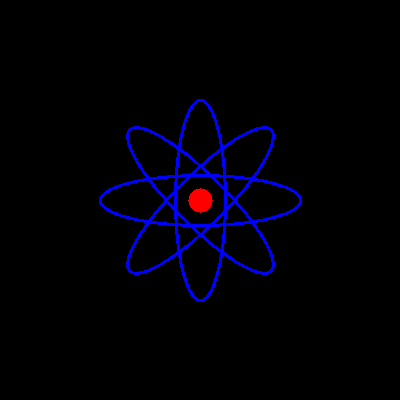
//> input picture 02_imgproc/01_drawing/atom_image_1004.jpg, 400 x 400 px
$ ./discrete_fourier_transform ../../02_imgproc/01_drawing/atom_image_1004.jpg   (built with g++ and OpenCV 4)
//> lines starting //> are read from the running program, lines starting //| are printed output that depends on the picture
#include "opencv2/core.hpp"
#include "opencv2/imgproc.hpp"
#include "opencv2/imgcodecs.hpp"
#include "opencv2/highgui.hpp"

#include <iostream>

using namespace cv;
using namespace std;

static void help(char ** argv)
{
    cout << endl
        <<  "This program demonstrated the use of the discrete Fourier transform (DFT). " << endl
        <<  "The dft of an image is taken and it's power spectrum is displayed."  << endl << endl
        <<  "Usage:"                                                                      << endl
        << argv[0] << " [image_name -- default lena.jpg]" << endl << endl;
}

int main(int argc, char ** argv)
{
    help(argv);

    const char* filename = argc >=2 ? argv[1] : "chessboard.png"; //"lena.jpg";

    Mat I = imread( samples::findFile( filename ), IMREAD_GRAYSCALE);
//> I: 400 rows x 400 cols, CV_8UC1; min 0, max 77, mean 1.1
    if( I.empty()){
        cout << "Error opening image" << endl;
        return EXIT_FAILURE;
    }

    namedWindow("Original", WINDOW_NORMAL);
    imshow("Original", I);
    resizeWindow("Original", (I.cols)/2, I.rows/2);

//! [expand]
    Mat padded;                            //expand input image to optimal size
    int m = getOptimalDFTSize( I.rows );
//> m = 400
    int n = getOptimalDFTSize( I.cols ); // on the border add zero values
//> n = 400
    copyMakeBorder(I, padded, 0, m - I.rows, 0, n - I.cols, BORDER_CONSTANT, Scalar::all(0));
//! [expand]
    std::cout << "I.rows: " << I.rows << ", " << "I.cols: " << I.cols << '\n';
//| I.rows: 400, I.cols: 400
    std::cout << "OptimalDFTSize(rows, cols): " << m << ", " << n << '\n';
//| OptimalDFTSize(rows, cols): 400, 400
    namedWindow("Padded", WINDOW_NORMAL);
    imshow("Padded", padded);
    resizeWindow("Padded", (I.cols)/2, I.rows/2);
    waitKey();

//! [complex_and_real]
    Mat planes[] = {Mat_<float>(padded), Mat::zeros(padded.size(), CV_32F)};
//> planes[1]: 400 rows x 400 cols, CV_32FC1; every value is 0
    Mat complexI;
    merge(planes, 2, complexI);         // Add to the expanded another plane with zeros
//! [complex_and_real]

//! [dft]
    dft(complexI, complexI);            // this way the result may fit in the source matrix
//! [dft]

    // compute the magnitude and switch to logarithmic scale
    // => log(1 + sqrt(Re(DFT(I))^2 + Im(DFT(I))^2))
//! [magnitude]
    split(complexI, planes);                   // planes[0] = Re(DFT(I), planes[1] = Im(DFT(I))
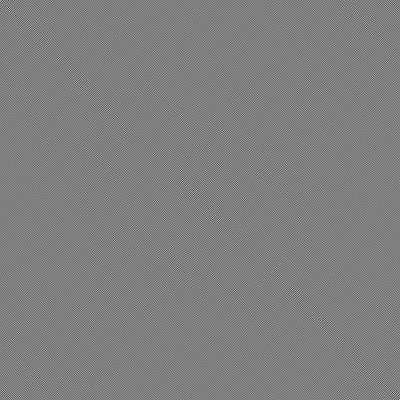
//> planes[1]: 400 rows x 400 cols, CV_32FC1; min -1327.4, max 1327.4, mean 0; drawn with min black and max white
    magnitude(planes[0], planes[1], planes[0]);// planes[0] = magnitude
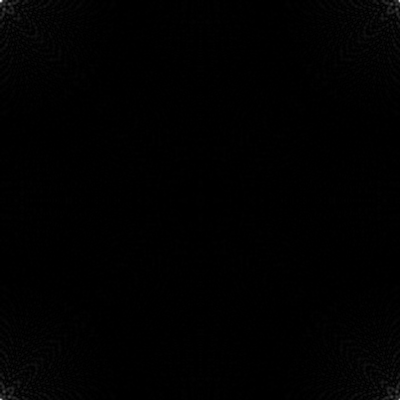
//> planes[0]: 400 rows x 400 cols, CV_32FC1; min 2.38, max 174085, mean 1149.9; drawn with min black and max white
    Mat magI = planes[0];
//! [magnitude]

//! [log]
    magI += Scalar::all(1);                    // switch to logarithmic scale
    log(magI, magI);
//! [log]

//! [crop_rearrange]
    // crop the spectrum, if it has an odd number of rows or columns
    magI = magI(Rect(0, 0, magI.cols & -2, magI.rows & -2));

    // rearrange the quadrants of Fourier image  so that the origin is at the image center
    int cx = magI.cols/2;
//> cx = 200
    int cy = magI.rows/2;
//> cy = 200

    Mat q0(magI, Rect(0, 0, cx, cy));   // Top-Left - Create a ROI per quadrant
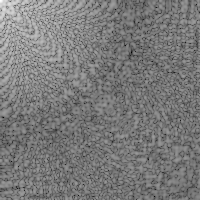
//> q0: 200 rows x 200 cols, CV_32FC1; min 1.33, max 12.07, mean 6.49; drawn with min black and max white
    Mat q1(magI, Rect(cx, 0, cx, cy));  // Top-Right
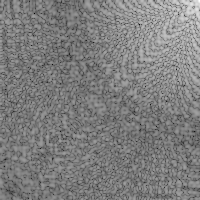
//> q1: 200 rows x 200 cols, CV_32FC1; min 1.22, max 11.85, mean 6.49; drawn with min black and max white
    Mat q2(magI, Rect(0, cy, cx, cy));  // Bottom-Left
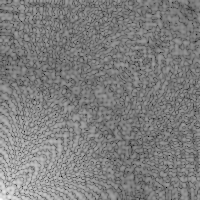
//> q2: 200 rows x 200 cols, CV_32FC1; min 1.22, max 11.85, mean 6.49; drawn with min black and max white
    Mat q3(magI, Rect(cx, cy, cx, cy)); // Bottom-Right
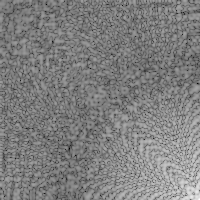
//> q3: 200 rows x 200 cols, CV_32FC1; min 1.33, max 11.64, mean 6.48; drawn with min black and max white

    Mat tmp;                           // swap quadrants (Top-Left with Bottom-Right)
    q0.copyTo(tmp);
    q3.copyTo(q0);
    tmp.copyTo(q3);

    q1.copyTo(tmp);                    // swap quadrant (Top-Right with Bottom-Left)
    q2.copyTo(q1);
    tmp.copyTo(q2);
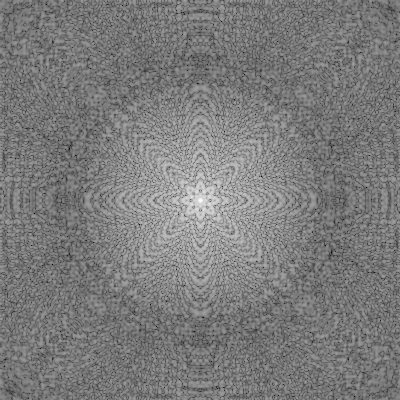
//> magI: 400 rows x 400 cols, CV_32FC1; min 1.22, max 12.07, mean 6.49; drawn with min black and max white
//! [crop_rearrange]

//! [normalize]
    normalize(magI, magI, 0, 1, NORM_MINMAX); // Transform the matrix with float values into a
                                            // viewable image form (float between values 0 and 1).
//! [normalize]

    imshow("Input Image"       , I   );    // Show the result
    imshow("spectrum magnitude", magI);
    drawMarker(magI, Point(0, 0), Scalar(0, 0, 255), MARKER_CROSS, 50, 2);
//> magI: 400 rows x 400 cols, CV_32FC1; min 0, max 1, mean 0.485
    waitKey();

    return EXIT_SUCCESS;
}
